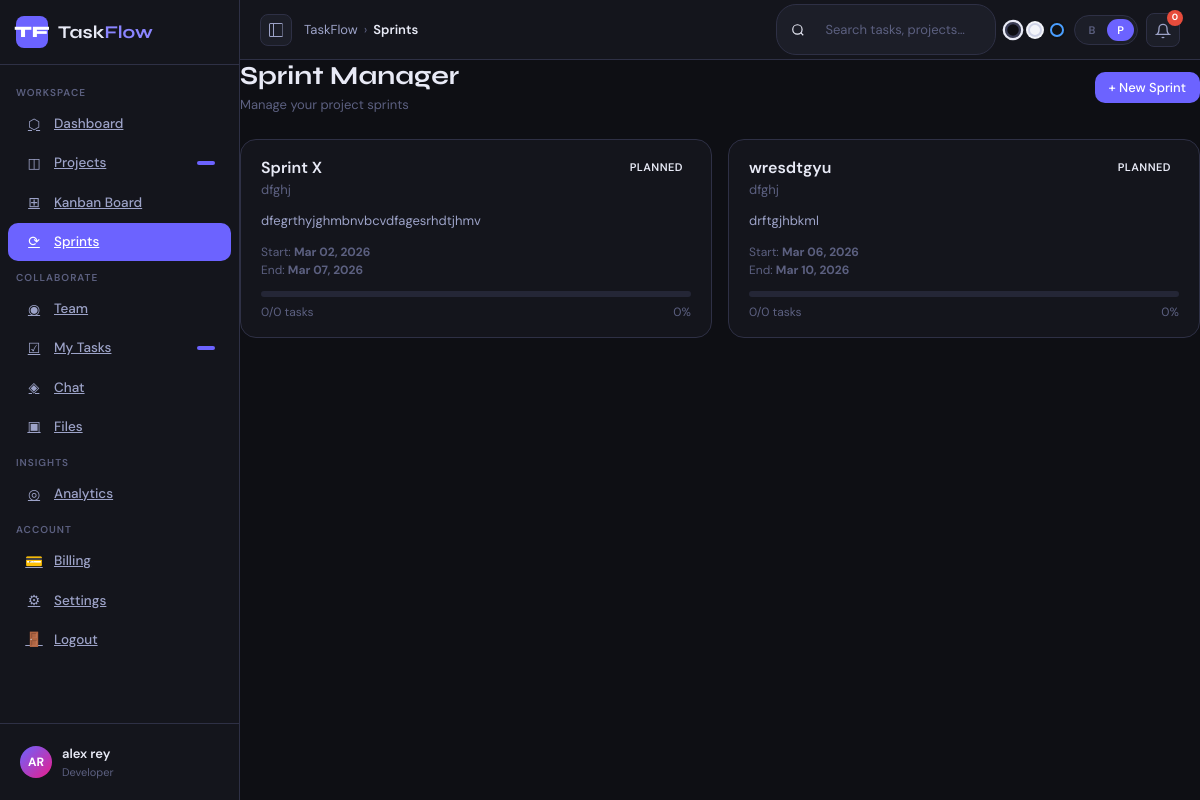
/projects/sprints/ (signed in), run on the app's committed database.
### accounts/models.py (models this page shows, shortened)
class UserProfile(models.Model):
    ROLE_CHOICES = [
        ('project_manager', 'Project Manager'),
        ('developer', 'Developer'),
        ('designer', 'Designer'),
        ('admin', 'Admin'),
    ]
    MODE_CHOICES = [
        ('beginner', 'Beginner'),
        ('professional', 'Professional'),
    ]
    user = models.OneToOneField(User, on_delete=models.CASCADE, related_name='profile')
    bio = models.TextField(blank=True, null=True)
    role = models.CharField(max_length=20, choices=ROLE_CHOICES, default='developer')
    avatar = models.ImageField(upload_to='avatars/', blank=True, null=True)
    mode = models.CharField(max_length=20, choices=MODE_CHOICES, default='beginner')
    is_active = models.BooleanField(default=True)
    created_at = models.DateTimeField(auto_now_add=True)
    updated_at = models.DateTimeField(auto_now=True)
    class Meta:
        ordering = ['-created_at']

### projects/models.py (models this page shows, shortened)
class Sprint(models.Model):
    STATUS_CHOICES = [
        ('planned', 'Planned'),
        ('active', 'Active'),
        ('completed', 'Completed'),
    ]
    project = models.ForeignKey(Project, on_delete=models.CASCADE, related_name='sprints')
    name = models.CharField(max_length=255)
    description = models.TextField(blank=True, null=True)
    status = models.CharField(max_length=20, choices=STATUS_CHOICES, default='planned')
    start_date = models.DateField()
    end_date = models.DateField()
    created_at = models.DateTimeField(auto_now_add=True)
    class Meta:
        ordering = ['-start_date']

class Project(models.Model):
    STATUS_CHOICES = [
        ('active', 'Active'),
        ('paused', 'Paused'),
        ('completed', 'Completed'),
        ('archived', 'Archived'),
    ]
    name = models.CharField(max_length=255)
    description = models.TextField(blank=True, null=True)
    owner = models.ForeignKey(User, on_delete=models.CASCADE, related_name='owned_projects')
    status = models.CharField(max_length=20, choices=STATUS_CHOICES, default='active')
    start_date = models.DateField()
    end_date = models.DateField(blank=True, null=True)
    color = models.CharField(max_length=7, default='#6c63ff')  # Hex color for project badge
    is_public = models.BooleanField(default=False)
    created_at = models.DateTimeField(auto_now_add=True)
    updated_at = models.DateTimeField(auto_now=True)
    members = models.ManyToManyField(User, related_name='projects_as_member', blank=True)
    class Meta:
        ordering = ['-created_at']

### projects/views.py (the view)
# urls.py: path('sprints/', views.sprints_list, name='sprints'),
@login_required(login_url='login')
def sprints_list(request):
    projects = Project.objects.filter(
        Q(owner=request.user) | Q(members=request.user)
    ).distinct()
    sprints = Sprint.objects.filter(project__in=projects).order_by('-created_at')
    for sprint in sprints:
        total_tasks = sprint.tasks.count()
        completed_tasks = sprint.tasks.filter(status='done').count()
        sprint.total_tasks = total_tasks
        sprint.completed_tasks = completed_tasks
        sprint.completion_percentage = (completed_tasks / total_tasks * 100) if total_tasks > 0 else 0
    context = {
        'sprints': sprints,
        'projects': projects,
    }
    return render(request, 'sprints.html', context)

### dashboard/context_processors.py (called while the page is built)
def notifications_context(request):
    if request.user.is_authenticated:
        notifications_count = Notification.objects.filter(
            user=request.user,
            is_read=False
        ).count()
    else:
        notifications_count = 0
    return {
        'notifications_count': notifications_count,
    }

### templates/sprints.html (shortened to what this page needs)
{% extends "base.html" %}
{% load static %}
{% block breadcrumb %}Sprints{% endblock %}
{% block content %}
<div class="page-header flex-between">
  <div>
    <div class="page-title">Sprint Manager</div>
    <div class="page-subtitle">Manage your project sprints</div>
  </div>
  <button class="btn btn-primary" onclick="openModal('new-sprint-modal')">+ New Sprint</button>
</div>
<div style="display:grid;grid-template-columns:repeat(auto-fill,minmax(350px,1fr));gap:16px;">
  {% for sprint in sprints %}
  <div class="card">
    <div class="card-body">
      <div style="display:flex;justify-content:space-between;align-items:flex-start;margin-bottom:12px">
        <div>
          <div style="font-weight:600;font-size:16px">{{ sprint.name }}</div>
          <div style="font-size:13px;color:var(--text3)">{{ sprint.project.name }}</div>
        </div>
        <span class="tag tag-{{ sprint.status|lower }}">{{ sprint.get_status_display }}</span>
      </div>
      <p style="color:var(--text2);font-size:13px;margin-bottom:12px">{{ sprint.description }}</p>
      <div style="font-size:12px;color:var(--text3);margin-bottom:12px">
        <div>Start: <strong>{{ sprint.start_date|date:"M d, Y" }}</strong></div>
        <div>End: <strong>{{ sprint.end_date|date:"M d, Y" }}</strong></div>
      </div>
      <div class="progress-bar-wrap" style="height:6px;margin-bottom:6px">
      </div>
      <div style="display:flex;justify-content:space-between;font-size:12px;color:var(--text3)">
        <span>{{ sprint.completed_tasks }}/{{ sprint.total_tasks }} tasks</span>
        <span>{{ sprint.completion_percentage }}%</span>
      </div>
    </div>
  </div>
  {% empty %}
  <div style="grid-column: 1/-1; text-align: center; padding: 40px; color: var(--text3);">
    <div style="font-size: 18px; margin-bottom: 10px;">No sprints yet</div>
    <button class="btn btn-primary" onclick="openModal('new-sprint-modal')">Create your first sprint</button>
  </div>
  {% endfor %}
</div>
{% endblock %}

### templates/base.html (shortened to what this page needs)
{% load static %}
<!DOCTYPE html>
<html lang="en">
<head>
<link rel="stylesheet" href="{% static 'style.css' %}">
</head>
<body>
<div id="app">
  <nav id="sidebar">
    <div class="logo-area">
      <div class="logo-icon">TF</div>
      <div class="logo-text">Task<span>Flow</span></div>
    </div>
    <div class="sidebar-nav">
      <div class="sidebar-section-title">Workspace</div>
      <a href="{% url 'dashboard' %}" class="nav-item {% if request.resolver_match.url_name == 'dashboard' %}active{% endif %}" data-tooltip="Home Dashboard">
        <div class="nav-icon">⬡</div>
        <span class="nav-label">Dashboard</span>
      </a>
      <a href="{% url 'projects_list' %}" class="nav-item {% if request.resolver_match.url_name == 'projects_list' %}active{% endif %}" data-tooltip="All Projects">
        <div class="nav-icon">◫</div>
        <span class="nav-label">Projects</span>
        <span class="nav-badge">{{ projects_count }}</span>
      </a>
      <a href="{% url 'kanban' %}" class="nav-item {% if request.resolver_match.url_name == 'kanban' %}active{% endif %}" data-tooltip="Kanban Board">
        <div class="nav-icon">⊞</div>
        <span class="nav-label">Kanban Board</span>
      </a>
      <a href="{% url 'sprints' %}" class="nav-item {% if request.resolver_match.url_name == 'sprints' %}active{% endif %}" data-tooltip="Sprint Manager">
        <div class="nav-icon">⟳</div>
        <span class="nav-label">Sprints</span>
      </a>
      <div class="sidebar-section-title">Collaborate</div>
      <a href="{% url 'team' %}" class="nav-item {% if request.resolver_match.url_name == 'team' %}active{% endif %}" data-tooltip="Team Members">
        <div class="nav-icon">◉</div>
        <span class="nav-label">Team</span>
      </a>
      <a href="{% url 'my_tasks' %}" class="nav-item " data-tooltip="My Tasks"><div class="nav-icon">☑</div><span class="nav-label">My Tasks</span><span class="nav-badge"></span></a>
      <a href="{% url 'chat:chat' %}" class="nav-item {% if request.resolver_match.url_name == 'chat' %}active{% endif %}" data-tooltip="Messages &amp; Chat"><div class="nav-icon">◈</div><span class="nav-label">Chat</span></a>
      <a href="{% url 'files' %}" class="nav-item {% if request.resolver_match.url_name == 'files' %}active{% endif %}" data-tooltip="File Manager">
        <div class="nav-icon">▣</div>
        <span class="nav-label">Files</span>
      </a>
      <div class="sidebar-section-title">Insights</div>
      <a href="{% url 'analytics' %}" class="nav-item {% if request.resolver_match.url_name == 'analytics' %}active{% endif %}" data-tooltip="Analytics">
        <div class="nav-icon">◎</div>
        <span class="nav-label">Analytics</span>
      </a>
      <div class="sidebar-section-title">Account</div>
      <a href="{% url 'billing' %}" class="nav-item {% if request.resolver_match.url_name == 'billing' %}active{% endif %}" data-tooltip="Billing">
        <div class="nav-icon">💳</div>
        <span class="nav-label">Billing</span>
      </a>
      <a href="{% url 'settings' %}" class="nav-item {% if request.resolver_match.url_name == 'settings' %}active{% endif %}" data-tooltip="Settings">
        <div class="nav-icon">⚙</div>
        <span class="nav-label">Settings</span>
      </a>
      <a href="{% url 'logout' %}" class="nav-item" data-tooltip="Logout">
        <div class="nav-icon">🚪</div>
        <span class="nav-label">Logout</span>
      </a>
    </div>
    <div class="sidebar-footer">
      <div class="user-card">
        <div class="user-avatar">{{ user.first_name|first|upper }}{{ user.last_name|first|upper }}</div>
        <div class="sidebar-footer-text">
          <div class="user-name">{{ user.get_full_name }}</div>
          <div class="user-role">{{ user.profile.get_role_display }}</div>
        </div>
      </div>
    </div>
  </nav>
  <div id="main">
    <div id="topbar">
      <button class="topbar-toggle-btn" onclick="toggleSidebar()" data-tooltip="Toggle sidebar">
        <svg width="16" height="16" fill="currentColor" viewBox="0 0 16 16"><path d="M1 2.5A1.5 1.5 0 0 1 2.5 1h11A1.5 1.5 0 0 1 15 2.5v11a1.5 1.5 0 0 1-1.5 1.5h-11A1.5 1.5 0 0 1 1 13.5zM2.5 2a.5.5 0 0 0-.5.5v11a.5.5 0 0 0 .5.5H5V2zm12 .5a.5.5 0 0 0-.5-.5H6v12h8a.5.5 0 0 0 .5-.5z"/></svg>
      </button>
      <div class="topbar-breadcrumb">
        <span class="crumb" onclick="window.location.href='{% url 'dashboard' %}'">TaskFlow</span>
        <span>›</span>
        <span class="crumb current" id="breadcrumb-current">{% block breadcrumb %}Dashboard{% endblock %}</span>
      </div>
      <div class="topbar-right">
        <div class="search-bar">
          <svg width="14" height="14" fill="none" stroke="currentColor" stroke-width="2" viewBox="0 0 24 24"><circle cx="11" cy="11" r="8"/><path d="m21 21-4.35-4.35"/></svg>
          <input type="text" placeholder="Search tasks, projects…" id="search-input">
        </div>
        <div class="theme-switcher" data-tooltip="Switch theme">
          <div class="theme-dot dark active" onclick="setTheme('dark')"></div>
          <div class="theme-dot light" onclick="setTheme('light')"></div>
          <div class="theme-dot pro" onclick="setTheme('pro')"></div>
        </div>
        <div class="mode-toggle" data-tooltip="Switch mode">
          <button class="mode-btn {% if user.profile.mode == 'beginner' %}active{% endif %}" onclick="switchMode('beginner', this)" title="Beginner">B</button>
          <button class="mode-btn {% if user.profile.mode == 'professional' %}active{% endif %}" onclick="switchMode('professional', this)" title="Professional">P</button>
        </div>
        <div class="icon-btn dropdown" onclick="toggleNotifDropdown()" data-tooltip="Notifications">
          <svg width="16" height="16" fill="none" stroke="currentColor" stroke-width="2" viewBox="0 0 24 24"><path d="M18 8A6 6 0 0 0 6 8c0 7-3 9-3 9h18s-3-2-3-9"/><path d="M13.73 21a2 2 0 0 1-3.46 0"/></svg>
          <span class="badge" id="notif-count">{{ notifications_count }}</span>
        </div>
      </div>
    </div>
    <div id="content">
      {% block content %}{% endblock %}
    </div>
  </div>
</div>
</body>
</html>

### data on the page
Sprint: name "Sprint X", project.name "dfghj", status "PLANNED", description "dfegrthyjghmbnvbcvdfagesrhdtjhmv", start_date "Mar 02, 2026", end_date "Mar 07, 2026", completed_tasks "0", total_tasks "0", completion_percentage "0"
Sprint: name "wresdtgyu", project.name "dfghj", status "PLANNED", description "drftgjhbkml", start_date "Mar 06, 2026", end_date "Mar 10, 2026", completed_tasks "0", total_tasks "0", completion_percentage "0"

### other printed values
{{ user.first_name|first|upper }} "A"
{{ user.last_name|first|upper }} "R"
{{ user.get_full_name }} "alex rey"
{{ user.profile.get_role_display }} "Developer"
{{ notifications_count }} "0"
